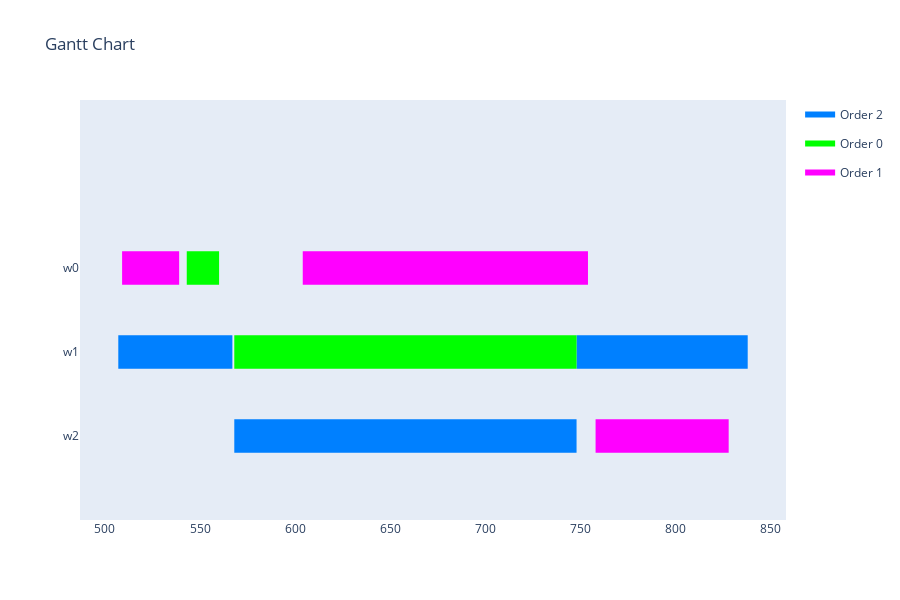

The notebook cell saved with this chart:
### Markdown cell above
Visualization

### Code cell
visualize_schedule(schedule, production_environment, orders)

### Figure 1 — Plotly figure (JSON) as saved in the notebook; plotly's stock layout.template omitted (floating-point values rounded to 4 significant figures)
{"data": [{"fill": "toself", "fillcolor": "rgb(0, 128, 255)", "hoverinfo": "name", "legendgroup": "rgb(0, 128, 255)", "mode": "none", "name": "Order 2", "type": "scatter", "x": [507, 567, 567, 507, 507, 748, 838, 838, 748, 748, 568, 748, 748, 568], "y": [0.8, 0.8, 1.2, 1.2, null, 0.8, 0.8, 1.2, 1.2, null, -0.2, -0.2, 0.2, 0.2]}, {"fill": "toself", "fillcolor": "rgb(0, 255, 0)", "hoverinfo": "name", "legendgroup": "rgb(0, 255, 0)", "mode": "none", "name": "Order 0", "type": "scatter", "x": [543, 560, 560, 543, 543, 568, 698, 698, 568, 568, 698, 748, 748, 698], "y": [1.8, 1.8, 2.2, 2.2, null, 0.8, 0.8, 1.2, 1.2, null, 0.8, 0.8, 1.2, 1.2]}, {"fill": "toself", "fillcolor": "rgb(255, 0, 255)", "hoverinfo": "name", "legendgroup": "rgb(255, 0, 255)", "mode": "none", "name": "Order 1", "type": "scatter", "x": [509, 539, 539, 509, 509, 604, 754, 754, 604, 604, 758, 828, 828, 758], "y": [1.8, 1.8, 2.2, 2.2, null, 1.8, 1.8, 2.2, 2.2, null, -0.2, -0.2, 0.2, 0.2]}, {"legendgroup": "rgb(0, 128, 255)", "marker": {"color": "rgb(0, 128, 255)", "opacity": 0, "size": 1}, "mode": "markers", "name": "", "showlegend": false, "text": [null, null, null, null, null, null], "type": "scatter", "x": [507, 567, 748, 838, 568, 748], "y": [1, 1, 1, 1, 0, 0]}, {"legendgroup": "rgb(0, 255, 0)", "marker": {"color": "rgb(0, 255, 0)", "opacity": 0, "size": 1}, "mode": "markers", "name": "", "showlegend": false, "text": [null, null, null, null, null, null], "type": "scatter", "x": [543, 560, 568, 698, 698, 748], "y": [2, 2, 1, 1, 1, 1]}, {"legendgroup": "rgb(255, 0, 255)", "marker": {"color": "rgb(255, 0, 255)", "opacity": 0, "size": 1}, "mode": "markers", "name": "", "showlegend": false, "text": [null, null, null, null, null, null], "type": "scatter", "x": [509, 539, 604, 754, 758, 828], "y": [2, 2, 2, 2, 0, 0]}], "layout": {"height": 600, "hovermode": "closest", "showlegend": true, "title": {"text": "Gantt Chart"}, "xaxis": {"rangeselector": {"buttons": [{"count": 7, "label": "1w", "step": "day", "stepmode": "backward"}, {"count": 1, "label": "1m", "step": "month", "stepmode": "backward"}, {"count": 6, "label": "6m", "step": "month", "stepmode": "backward"}, {"count": 1, "label": "YTD", "step": "year", "stepmode": "todate"}, {"count": 1, "label": "1y", "step": "year", "stepmode": "backward"}, {"step": "all"}]}, "showgrid": false, "type": "linear", "zeroline": false}, "yaxis": {"autorange": false, "range": [-1, 4], "showgrid": false, "ticktext": ["w2", "w1", "w0"], "tickvals": [0, 1, 2], "zeroline": false}}}
